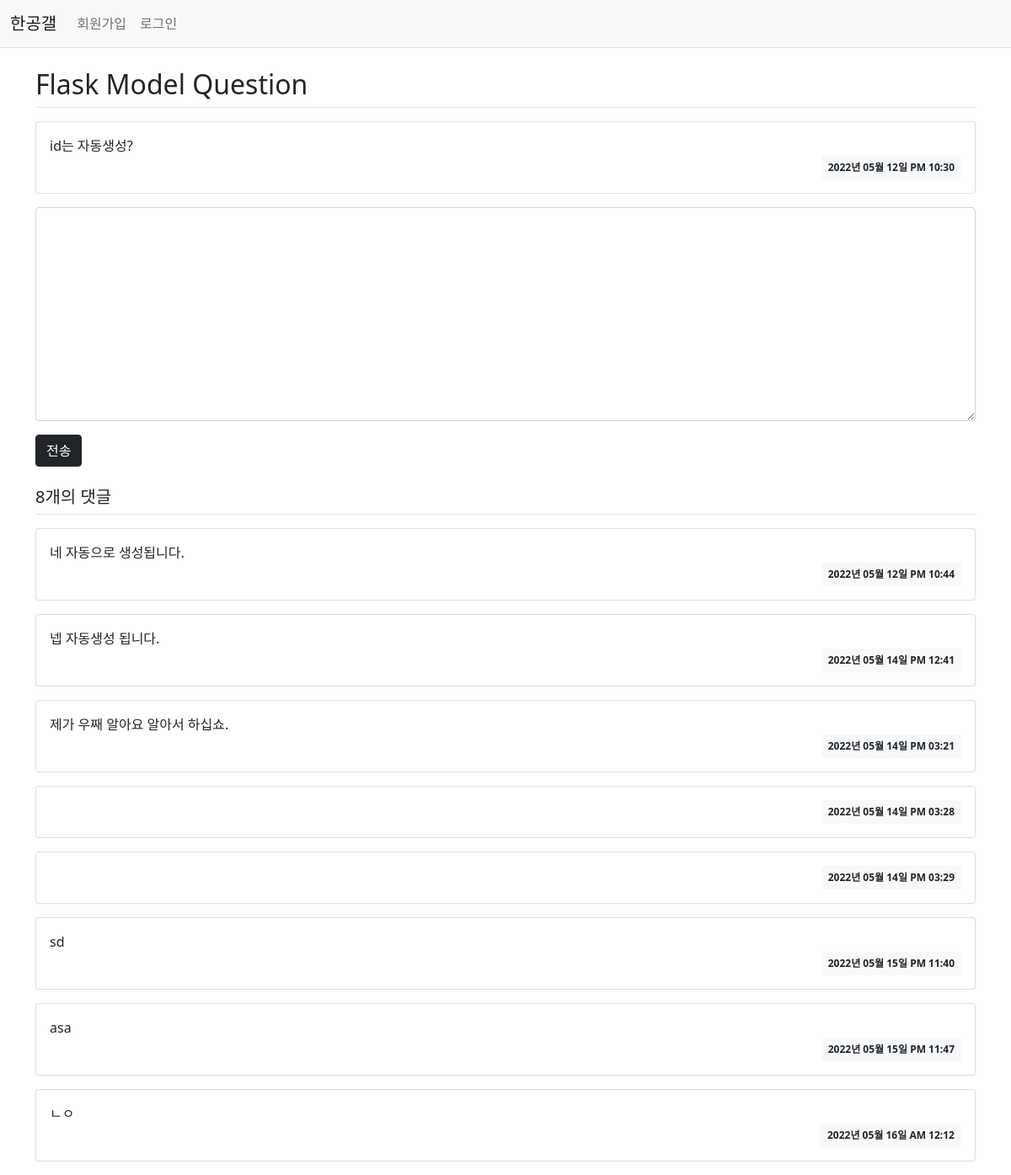
Screenshot of /question/detail/2/ with the database file from the repository.
### hy/models.py (models this page shows)
class Question(db.Model):
    id = db.Column(db.Integer, primary_key=True)
    subject = db.Column(db.String(200), nullable=False)
    content = db.Column(db.Text(), nullable=False)
    create_date = db.Column(db.DateTime(), nullable=False)

class Answer(db.Model):
    id = db.Column(db.Integer, primary_key=True)
    question_id = db.Column(db.Integer, db.ForeignKey('question.id', ondelete="CASCADE"))
    question = db.relationship("Question", backref=db.backref('answer_set', cascade='all, delete-orphan'))
    content = db.Column(db.Text(), nullable=False)
    create_date = db.Column(db.DateTime(), nullable=False)

### hy/views/question_views.py (the view)
@bp.route("/detail/<int:question_id>/")
def detail(question_id):
    form = AnswerForm()
    question = Question.query.get_or_404(question_id)
    return render_template('question/question_detail.html', question=question, form = form)

### hy/forms.py
class AnswerForm(FlaskForm):
    content = TextAreaField('내용', validators=[DataRequired('내용은 필수입력 항목입니다.')])

### hy/filter.py (called while the page is built)
def format_datetime(value, fmt="%Y년 %m월 %d일 %p %I:%M"):
    return value.strftime(fmt)

### hy/templates/question/question_detail.html (shortened to what this page needs)
{% extends 'base.html' %}
{% block content %}
<div class="container my-3">
    <h2 class="border-bottom py-2">{{ question.subject }}</h2>
    <div class="card my-3">
        <div class="card-body">
            <div class="card-text" style="white-space: pre-line;">{{ question.content }}</div>
            <div class="d-flex justify-content-end">
                <div class="badge bg-light text-dark p-2">
                    {{ question.create_date|datetime }}
                </div>
            </div>
        </div>
    </div>
    <form action="{{url_for('answer.create', question_id=question.id)}}" method="post" class="my-3">
        <div class="mb-3">
            <textarea name="content" id="content" class="form-control" rows="10"></textarea>
        </div>
        <input type="submit" value="전송" class="btn bg-dark border-dark btn-primary">
    </form>
    <h5 class="border-bottom my-3 py-2">{{question.answer_set|length}}개의 댓글</h5>
    {%for answer in question.answer_set%}
        <div class="card my-3">
            <div class="card-body">
                <div class="card-text" style="white-space: pre-line;">{{ answer.content }}</div>
                <div class="d-flex justify-content-end">
                    <div class="badge bg-light text-dark p-2">
                        {{ answer.create_date|datetime}}
                    </div>
                </div>
            </div>
        </div>
    {%endfor%}
</div>
{% endblock%}

### rows the page displays
Question: subject "Flask Model Question", content "id는 자동생성?", create_date "2022년 05월 12일 PM 10:30"
Answer: content "네 자동으로 생성됩니다.", create_date "2022년 05월 12일 PM 10:44"
Answer: content "넵 자동생성 됩니다.", create_date "2022년 05월 14일 PM 12:41"
Answer: content "제가 우째 알아요 알아서 하십쇼.", create_date "2022년 05월 14일 PM 03:21"
Answer: create_date "2022년 05월 14일 PM 03:28"
Answer: create_date "2022년 05월 14일 PM 03:29"
Answer: content "sd", create_date "2022년 05월 15일 PM 11:40"
Answer: content "asa", create_date "2022년 05월 15일 PM 11:47"
Answer: content "ㄴㅇ", create_date "2022년 05월 16일 AM 12:12"

### other values shown
{{ question.answer_set|length }} "8"
